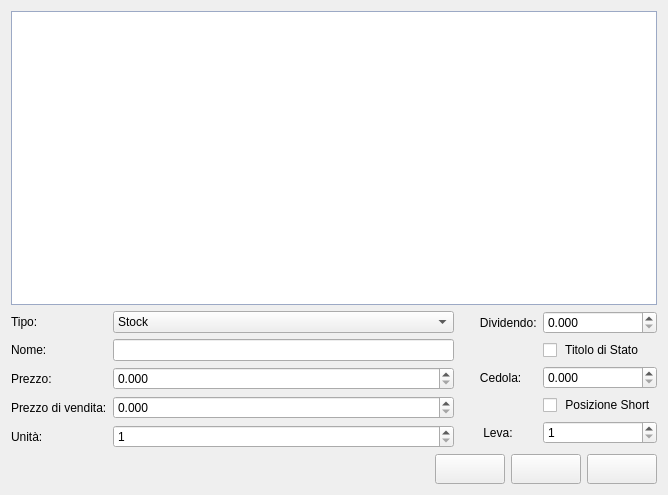
<?xml version="1.0" encoding="UTF-8"?>
<ui version="4.0">
 <class>view_portfolio</class>
 <widget class="QWidget" name="view_portfolio">
  <property name="geometry">
   <rect>
    <x>0</x>
    <y>0</y>
    <width>668</width>
    <height>495</height>
   </rect>
  </property>
  <property name="windowTitle">
   <string>Form</string>
  </property>
  <layout class="QGridLayout" name="gridLayout_2">
   <item row="0" column="0" colspan="2">
    <widget class="QTableWidget" name="portfolio_tableWidget">
     <property name="palette">
      <palette>
       <active>
        <colorrole role="WindowText">
         <brush brushstyle="SolidPattern">
          <color alpha="255">
           <red>0</red>
           <green>0</green>
           <blue>0</blue>
          </color>
         </brush>
        </colorrole>
        <colorrole role="Button">
         <brush brushstyle="SolidPattern">
          <color alpha="255">
           <red>202</red>
           <green>219</green>
           <blue>255</blue>
          </color>
         </brush>
        </colorrole>
        <colorrole role="Light">
         <brush brushstyle="SolidPattern">
          <color alpha="255">
           <red>255</red>
           <green>255</green>
           <blue>255</blue>
          </color>
         </brush>
        </colorrole>
        <colorrole role="Midlight">
         <brush brushstyle="SolidPattern">
          <color alpha="255">
           <red>228</red>
           <green>237</green>
           <blue>255</blue>
          </color>
         </brush>
        </colorrole>
        <colorrole role="Dark">
         <brush brushstyle="SolidPattern">
          <color alpha="255">
           <red>101</red>
           <green>109</green>
           <blue>127</blue>
          </color>
         </brush>
        </colorrole>
        <colorrole role="Mid">
         <brush brushstyle="SolidPattern">
          <color alpha="255">
           <red>135</red>
           <green>146</green>
           <blue>170</blue>
          </color>
         </brush>
        </colorrole>
        <colorrole role="Text">
         <brush brushstyle="SolidPattern">
          <color alpha="255">
           <red>0</red>
           <green>0</green>
           <blue>0</blue>
          </color>
         </brush>
        </colorrole>
        <colorrole role="BrightText">
         <brush brushstyle="SolidPattern">
          <color alpha="255">
           <red>255</red>
           <green>255</green>
           <blue>255</blue>
          </color>
         </brush>
        </colorrole>
        <colorrole role="ButtonText">
         <brush brushstyle="SolidPattern">
          <color alpha="255">
           <red>0</red>
           <green>0</green>
           <blue>0</blue>
          </color>
         </brush>
        </colorrole>
        <colorrole role="Base">
         <brush brushstyle="SolidPattern">
          <color alpha="255">
           <red>255</red>
           <green>255</green>
           <blue>255</blue>
          </color>
         </brush>
        </colorrole>
        <colorrole role="Window">
         <brush brushstyle="SolidPattern">
          <color alpha="255">
           <red>202</red>
           <green>219</green>
           <blue>255</blue>
          </color>
         </brush>
        </colorrole>
        <colorrole role="Shadow">
         <brush brushstyle="SolidPattern">
          <color alpha="255">
           <red>0</red>
           <green>0</green>
           <blue>0</blue>
          </color>
         </brush>
        </colorrole>
        <colorrole role="AlternateBase">
         <brush brushstyle="SolidPattern">
          <color alpha="255">
           <red>228</red>
           <green>237</green>
           <blue>255</blue>
          </color>
         </brush>
        </colorrole>
        <colorrole role="ToolTipBase">
         <brush brushstyle="SolidPattern">
          <color alpha="255">
           <red>255</red>
           <green>255</green>
           <blue>220</blue>
          </color>
         </brush>
        </colorrole>
        <colorrole role="ToolTipText">
         <brush brushstyle="SolidPattern">
          <color alpha="255">
           <red>0</red>
           <green>0</green>
           <blue>0</blue>
          </color>
         </brush>
        </colorrole>
       </active>
       <inactive>
        <colorrole role="WindowText">
         <brush brushstyle="SolidPattern">
          <color alpha="255">
           <red>0</red>
           <green>0</green>
           <blue>0</blue>
          </color>
         </brush>
        </colorrole>
        <colorrole role="Button">
         <brush brushstyle="SolidPattern">
          <color alpha="255">
           <red>202</red>
           <green>219</green>
           <blue>255</blue>
          </color>
         </brush>
        </colorrole>
        <colorrole role="Light">
         <brush brushstyle="SolidPattern">
          <color alpha="255">
           <red>255</red>
           <green>255</green>
           <blue>255</blue>
          </color>
         </brush>
        </colorrole>
        <colorrole role="Midlight">
         <brush brushstyle="SolidPattern">
          <color alpha="255">
           <red>228</red>
           <green>237</green>
           <blue>255</blue>
          </color>
         </brush>
        </colorrole>
        <colorrole role="Dark">
         <brush brushstyle="SolidPattern">
          <color alpha="255">
           <red>101</red>
           <green>109</green>
           <blue>127</blue>
          </color>
         </brush>
        </colorrole>
        <colorrole role="Mid">
         <brush brushstyle="SolidPattern">
          <color alpha="255">
           <red>135</red>
           <green>146</green>
           <blue>170</blue>
          </color>
         </brush>
        </colorrole>
        <colorrole role="Text">
         <brush brushstyle="SolidPattern">
          <color alpha="255">
           <red>0</red>
           <green>0</green>
           <blue>0</blue>
          </color>
         </brush>
        </colorrole>
        <colorrole role="BrightText">
         <brush brushstyle="SolidPattern">
          <color alpha="255">
           <red>255</red>
           <green>255</green>
           <blue>255</blue>
          </color>
         </brush>
        </colorrole>
        <colorrole role="ButtonText">
         <brush brushstyle="SolidPattern">
          <color alpha="255">
           <red>0</red>
           <green>0</green>
           <blue>0</blue>
          </color>
         </brush>
        </colorrole>
        <colorrole role="Base">
         <brush brushstyle="SolidPattern">
          <color alpha="255">
           <red>255</red>
           <green>255</green>
           <blue>255</blue>
          </color>
         </brush>
        </colorrole>
        <colorrole role="Window">
         <brush brushstyle="SolidPattern">
          <color alpha="255">
           <red>202</red>
           <green>219</green>
           <blue>255</blue>
          </color>
         </brush>
        </colorrole>
        <colorrole role="Shadow">
         <brush brushstyle="SolidPattern">
          <color alpha="255">
           <red>0</red>
           <green>0</green>
           <blue>0</blue>
          </color>
         </brush>
        </colorrole>
        <colorrole role="AlternateBase">
         <brush brushstyle="SolidPattern">
          <color alpha="255">
           <red>228</red>
           <green>237</green>
           <blue>255</blue>
          </color>
         </brush>
        </colorrole>
        <colorrole role="ToolTipBase">
         <brush brushstyle="SolidPattern">
          <color alpha="255">
           <red>255</red>
           <green>255</green>
           <blue>220</blue>
          </color>
         </brush>
        </colorrole>
        <colorrole role="ToolTipText">
         <brush brushstyle="SolidPattern">
          <color alpha="255">
           <red>0</red>
           <green>0</green>
           <blue>0</blue>
          </color>
         </brush>
        </colorrole>
       </inactive>
       <disabled>
        <colorrole role="WindowText">
         <brush brushstyle="SolidPattern">
          <color alpha="255">
           <red>101</red>
           <green>109</green>
           <blue>127</blue>
          </color>
         </brush>
        </colorrole>
        <colorrole role="Button">
         <brush brushstyle="SolidPattern">
          <color alpha="255">
           <red>202</red>
           <green>219</green>
           <blue>255</blue>
          </color>
         </brush>
        </colorrole>
        <colorrole role="Light">
         <brush brushstyle="SolidPattern">
          <color alpha="255">
           <red>255</red>
           <green>255</green>
           <blue>255</blue>
          </color>
         </brush>
        </colorrole>
        <colorrole role="Midlight">
         <brush brushstyle="SolidPattern">
          <color alpha="255">
           <red>228</red>
           <green>237</green>
           <blue>255</blue>
          </color>
         </brush>
        </colorrole>
        <colorrole role="Dark">
         <brush brushstyle="SolidPattern">
          <color alpha="255">
           <red>101</red>
           <green>109</green>
           <blue>127</blue>
          </color>
         </brush>
        </colorrole>
        <colorrole role="Mid">
         <brush brushstyle="SolidPattern">
          <color alpha="255">
           <red>135</red>
           <green>146</green>
           <blue>170</blue>
          </color>
         </brush>
        </colorrole>
        <colorrole role="Text">
         <brush brushstyle="SolidPattern">
          <color alpha="255">
           <red>101</red>
           <green>109</green>
           <blue>127</blue>
          </color>
         </brush>
        </colorrole>
        <colorrole role="BrightText">
         <brush brushstyle="SolidPattern">
          <color alpha="255">
           <red>255</red>
           <green>255</green>
           <blue>255</blue>
          </color>
         </brush>
        </colorrole>
        <colorrole role="ButtonText">
         <brush brushstyle="SolidPattern">
          <color alpha="255">
           <red>101</red>
           <green>109</green>
           <blue>127</blue>
          </color>
         </brush>
        </colorrole>
        <colorrole role="Base">
         <brush brushstyle="SolidPattern">
          <color alpha="255">
           <red>202</red>
           <green>219</green>
           <blue>255</blue>
          </color>
         </brush>
        </colorrole>
        <colorrole role="Window">
         <brush brushstyle="SolidPattern">
          <color alpha="255">
           <red>202</red>
           <green>219</green>
           <blue>255</blue>
          </color>
         </brush>
        </colorrole>
        <colorrole role="Shadow">
         <brush brushstyle="SolidPattern">
          <color alpha="255">
           <red>0</red>
           <green>0</green>
           <blue>0</blue>
          </color>
         </brush>
        </colorrole>
        <colorrole role="AlternateBase">
         <brush brushstyle="SolidPattern">
          <color alpha="255">
           <red>202</red>
           <green>219</green>
           <blue>255</blue>
          </color>
         </brush>
        </colorrole>
        <colorrole role="ToolTipBase">
         <brush brushstyle="SolidPattern">
          <color alpha="255">
           <red>255</red>
           <green>255</green>
           <blue>220</blue>
          </color>
         </brush>
        </colorrole>
        <colorrole role="ToolTipText">
         <brush brushstyle="SolidPattern">
          <color alpha="255">
           <red>0</red>
           <green>0</green>
           <blue>0</blue>
          </color>
         </brush>
        </colorrole>
       </disabled>
      </palette>
     </property>
     <property name="font">
      <font>
       <pointsize>10</pointsize>
       <italic>false</italic>
      </font>
     </property>
     <property name="alternatingRowColors">
      <bool>true</bool>
     </property>
     <property name="selectionMode">
      <enum>QAbstractItemView::SingleSelection</enum>
     </property>
     <property name="selectionBehavior">
      <enum>QAbstractItemView::SelectRows</enum>
     </property>
    </widget>
   </item>
   <item row="1" column="0">
    <layout class="QGridLayout" name="gridLayout_4">
     <item row="3" column="0">
      <widget class="QLabel" name="sellPrice_label">
       <property name="text">
        <string>Prezzo di vendita:</string>
       </property>
      </widget>
     </item>
     <item row="4" column="0">
      <widget class="QLabel" name="unit_label">
       <property name="text">
        <string>Unità:</string>
       </property>
      </widget>
     </item>
     <item row="1" column="1">
      <widget class="QLineEdit" name="name_lineEdit">
       <property name="toolTip">
        <string>Nome asset</string>
       </property>
      </widget>
     </item>
     <item row="0" column="0">
      <widget class="QLabel" name="type_label">
       <property name="text">
        <string>Tipo:</string>
       </property>
      </widget>
     </item>
     <item row="2" column="1">
      <widget class="QDoubleSpinBox" name="price_doubleSpinBox">
       <property name="decimals">
        <number>3</number>
       </property>
       <property name="maximum">
        <double>100000.000000000000000</double>
       </property>
       <property name="singleStep">
        <double>0.100000000000000</double>
       </property>
      </widget>
     </item>
     <item row="0" column="1">
      <widget class="QComboBox" name="type_comboBox">
       <property name="enabled">
        <bool>true</bool>
       </property>
       <property name="toolTip">
        <string>Tipo di asset</string>
       </property>
       <item>
        <property name="text">
         <string>Stock</string>
        </property>
       </item>
       <item>
        <property name="text">
         <string>Bond</string>
        </property>
       </item>
       <item>
        <property name="text">
         <string>Derivative</string>
        </property>
       </item>
      </widget>
     </item>
     <item row="4" column="1">
      <widget class="QSpinBox" name="unit_spinBox">
       <property name="minimum">
        <number>1</number>
       </property>
       <property name="maximum">
        <number>1000000</number>
       </property>
      </widget>
     </item>
     <item row="3" column="1">
      <widget class="QDoubleSpinBox" name="sellPrice_doubleSpinBox">
       <property name="decimals">
        <number>3</number>
       </property>
       <property name="maximum">
        <double>100000.000000000000000</double>
       </property>
       <property name="singleStep">
        <double>0.100000000000000</double>
       </property>
      </widget>
     </item>
     <item row="2" column="0">
      <widget class="QLabel" name="price_label">
       <property name="text">
        <string>Prezzo:</string>
       </property>
      </widget>
     </item>
     <item row="1" column="0">
      <widget class="QLabel" name="name_label">
       <property name="text">
        <string>Nome:</string>
       </property>
      </widget>
     </item>
    </layout>
   </item>
   <item row="1" column="1">
    <layout class="QGridLayout" name="gridLayout">
     <item row="2" column="0">
      <widget class="QLabel" name="bond_label">
       <property name="layoutDirection">
        <enum>Qt::RightToLeft</enum>
       </property>
       <property name="text">
        <string>      Cedola:</string>
       </property>
      </widget>
     </item>
     <item row="0" column="0">
      <widget class="QLabel" name="stock_label">
       <property name="layoutDirection">
        <enum>Qt::RightToLeft</enum>
       </property>
       <property name="text">
        <string>      Dividendo:</string>
       </property>
      </widget>
     </item>
     <item row="4" column="0">
      <widget class="QLabel" name="derivative_label">
       <property name="layoutDirection">
        <enum>Qt::RightToLeft</enum>
       </property>
       <property name="text">
        <string>       Leva:</string>
       </property>
      </widget>
     </item>
     <item row="1" column="1">
      <widget class="QCheckBox" name="bond_checkBox">
       <property name="toolTip">
        <string>Titolo di Stato o privato (disponibile solo per Bond)</string>
       </property>
       <property name="layoutDirection">
        <enum>Qt::LeftToRight</enum>
       </property>
       <property name="text">
        <string> Titolo di Stato</string>
       </property>
      </widget>
     </item>
     <item row="3" column="1">
      <widget class="QCheckBox" name="derivative_checkBox">
       <property name="toolTip">
        <string>Posizione long o short (disponibile solo per Derivative)</string>
       </property>
       <property name="layoutDirection">
        <enum>Qt::LeftToRight</enum>
       </property>
       <property name="text">
        <string> Posizione Short</string>
       </property>
      </widget>
     </item>
     <item row="0" column="1">
      <widget class="QDoubleSpinBox" name="dividend_doubleSpinBox">
       <property name="decimals">
        <number>3</number>
       </property>
       <property name="singleStep">
        <double>0.010000000000000</double>
       </property>
      </widget>
     </item>
     <item row="2" column="1">
      <widget class="QDoubleSpinBox" name="coupon_doubleSpinBox">
       <property name="decimals">
        <number>3</number>
       </property>
       <property name="singleStep">
        <double>0.100000000000000</double>
       </property>
      </widget>
     </item>
     <item row="4" column="1">
      <widget class="QSpinBox" name="leva_spinBox">
       <property name="minimum">
        <number>1</number>
       </property>
       <property name="maximum">
        <number>400</number>
       </property>
      </widget>
     </item>
    </layout>
   </item>
   <item row="2" column="0" colspan="2">
    <layout class="QGridLayout" name="gridLayout_3">
     <item row="0" column="2">
      <widget class="QPushButton" name="resetButton">
       <property name="minimumSize">
        <size>
         <width>70</width>
         <height>30</height>
        </size>
       </property>
       <property name="toolTip">
        <string>Reset Fields</string>
       </property>
       <property name="text">
        <string/>
       </property>
       <property name="icon">
        <iconset resource="icon.qrc">
         <normaloff>:/icon/icone/reset.png</normaloff>:/icon/icone/reset.png</iconset>
       </property>
       <property name="iconSize">
        <size>
         <width>18</width>
         <height>18</height>
        </size>
       </property>
      </widget>
     </item>
     <item row="0" column="3">
      <widget class="QPushButton" name="removeButton">
       <property name="minimumSize">
        <size>
         <width>70</width>
         <height>30</height>
        </size>
       </property>
       <property name="toolTip">
        <string>Remove</string>
       </property>
       <property name="text">
        <string/>
       </property>
       <property name="icon">
        <iconset resource="icon.qrc">
         <normaloff>:/icon/icone/remove_this.png</normaloff>:/icon/icone/remove_this.png</iconset>
       </property>
       <property name="iconSize">
        <size>
         <width>18</width>
         <height>18</height>
        </size>
       </property>
      </widget>
     </item>
     <item row="0" column="1">
      <widget class="QPushButton" name="addButton">
       <property name="minimumSize">
        <size>
         <width>70</width>
         <height>30</height>
        </size>
       </property>
       <property name="toolTip">
        <string>Add</string>
       </property>
       <property name="text">
        <string/>
       </property>
       <property name="icon">
        <iconset resource="icon.qrc">
         <normaloff>:/icon/icone/add.png</normaloff>:/icon/icone/add.png</iconset>
       </property>
       <property name="iconSize">
        <size>
         <width>18</width>
         <height>18</height>
        </size>
       </property>
       <property name="checkable">
        <bool>false</bool>
       </property>
      </widget>
     </item>
     <item row="0" column="0">
      <spacer name="horizontalSpacer">
       <property name="orientation">
        <enum>Qt::Horizontal</enum>
       </property>
       <property name="sizeHint" stdset="0">
        <size>
         <width>40</width>
         <height>20</height>
        </size>
       </property>
      </spacer>
     </item>
    </layout>
   </item>
  </layout>
 </widget>
 <resources>
  <include location="icon.qrc"/>
 </resources>
 <connections/>
</ui>
